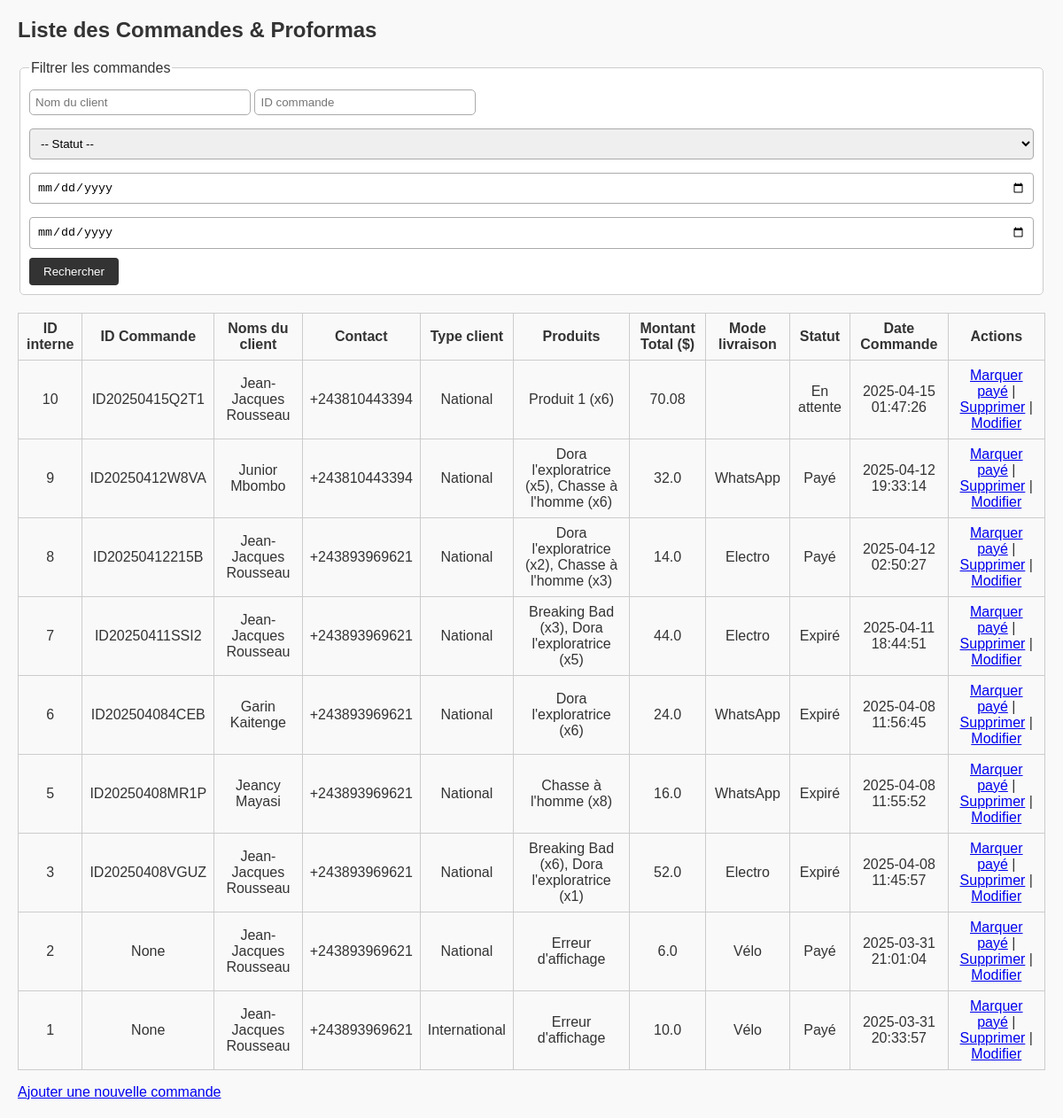
/commandes/liste, run on an earlier commit of the app's database.
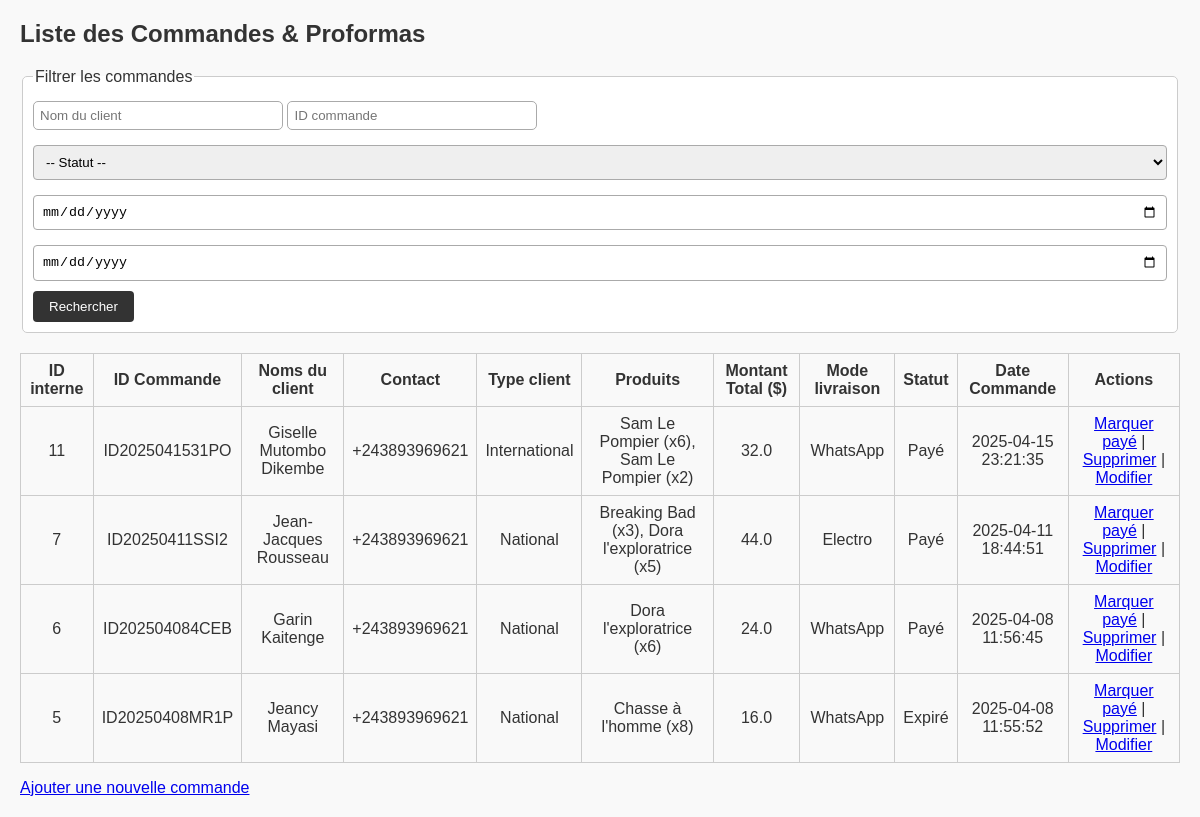
And on a later commit of the database.
### tables this page shows
CREATE TABLE proformas (
            id INTEGER PRIMARY KEY AUTOINCREMENT,
            nom_client TEXT,
            contact TEXT,
            type_client TEXT,
            produits TEXT,
            montant_total REAL,
            mode_livraison TEXT,
            frais_livraison REAL,
            observations TEXT,
            date_commande TEXT,
            date_generation TEXT,
            date_expiration TEXT,
            statut TEXT,
            chemin_fichier TEXT
        , id_commande TEXT);

### routes/commandes_routes.py (the view)
@commandes_bp.route("/liste")
def liste_commandes():
    conn = sqlite3.connect(DB_NAME)
    conn.row_factory = sqlite3.Row
    c = conn.cursor()
    now = datetime.now().strftime("%Y-%m-%d %H:%M:%S")
    c.execute("UPDATE proformas SET statut = 'Expiré' WHERE statut = 'En attente' AND date_expiration < ?", (now,))
    conn.commit()
    c.execute('''
        SELECT id, id_commande, nom_client, contact, type_client, produits,
               montant_total, mode_livraison, frais_livraison, observations,
               date_commande, date_generation, date_expiration, statut, chemin_fichier
        FROM proformas
        ORDER BY id DESC
    ''')
    commandes = c.fetchall()
    conn.close()
    commandes_formatees = []
    for commande in commandes:
        commande_dict = dict(commande)
        try:
            produits = json.loads(commande["produits"])
            commande_dict["produits_liste"] = produits
            commande_dict["produits"] = ", ".join([f"{p['titre']} (x{p['quantite']})" for p in produits])
        except Exception as e:
            commande_dict["produits_liste"] = []
            commande_dict["produits"] = "Erreur d'affichage"
        commandes_formatees.append(commande_dict)
    return render_template("commandes_liste.html", commandes=commandes_formatees)

### templates/commandes_liste.html (shortened to what this page needs)
<!DOCTYPE html>
<html lang="fr">
<head>
    <link rel="stylesheet" href="{{ url_for('static', filename='style.css') }}">
</head>
<body>
    <h2>Liste des Commandes & Proformas</h2>
    <form method="get" action="{{ url_for('commandes.rechercher_commandes') }}">
        <fieldset>
            <legend>Filtrer les commandes</legend>
            <input type="text" name="nom_client" placeholder="Nom du client" value="{{ request.args.get('nom_client', '') }}">
            <input type="text" name="id_commande" placeholder="ID commande" value="{{ request.args.get('id_commande', '') }}">
            <select name="statut">
                <option value="">-- Statut --</option>
            </select>
            <input type="date" name="date_debut" value="{{ request.args.get('date_debut', '') }}">
            <input type="date" name="date_fin" value="{{ request.args.get('date_fin', '') }}">
            <button type="submit">Rechercher</button>
        </fieldset>
    </form>
    <table border="1">
        <thead>
            <tr>
                <th>ID interne</th>
                <th>ID Commande</th>
                <th>Noms du client</th>
                <th>Contact</th>
                <th>Type client</th>
                <th>Produits</th>
                <th>Montant Total ($)</th>
                <th>Mode livraison</th>
                <th>Statut</th>
                <th>Date Commande</th>
                <th>Actions</th>
            </tr>
        </thead>
        <tbody>
            {% for row in commandes %}
                <tr>
                    <td>{{ row['id'] }}</td>
                    <td>{{ row['id_commande'] }}</td>
                    <td>{{ row['nom_client'] }}</td>
                    <td>{{ row['contact'] }}</td>
                    <td>{{ row['type_client'] }}</td>
                    <td>{{ row['produits'] }}</td>
                    <td>{{ row['montant_total'] }}</td>
                    <td>{{ row['mode_livraison'] }}</td>
                    <td>{{ row['statut'] }}</td>
                    <td>{{ row['date_commande'] }}</td>
                    <td>
<a href="{{ url_for('commandes.changer_statut', proforma_id=row['id'], nouveau_statut='Payé') }}">Marquer payé</a> |
<a href="{{ url_for('commandes.delete_commande', proforma_id=row['id']) }}">Supprimer</a> |
<a href="{{ url_for('commandes.modifier_commande', proforma_id=row['id']) }}">Modifier</a>
                    </td>
                </tr>
            {% endfor %}
        </tbody>
    </table>
    <p><a href="{{ url_for('commandes.nouvelle_commande') }}">Ajouter une nouvelle commande</a></p>
</body>
</html>

### static/style.css (style rules this page uses)
body { font-family: Arial, sans-serif; margin: 20px; background: #f9f9f9; color: #333; }
fieldset { border: 1px solid #ccc; padding: 10px; margin-bottom: 20px; background: #fff; border-radius: 5px; }
input, select, textarea { padding: 8px; margin-top: 5px; margin-bottom: 10px; width: 100%; box-sizing: border-box; border: 1px solid #aaa; border-radius: 4px; }
button { padding: 8px 16px; background: #333; color: #fff; border: none; border-radius: 4px; cursor: pointer; }
table { width: 100%; border-collapse: collapse; margin-top: 10px; }
th, td { border: 1px solid #ccc; padding: 8px; text-align: center; }
input[type="text"] { padding: 6px; width: 250px; border-radius: 5px; border: 1px solid #aaa; }

What changed in the data, as far as the page shows it:
removed proformas: id "10", id_commande "ID20250415Q2T1", nom_client "Jean-Jacques Rousseau", contact "+243810443394", type_client "National", produits "Produit 1 (x6)", montant_total "70.08", statut "En attente", date_commande "2025-04-15 01:47:26"
removed proformas: id "9", id_commande "ID20250412W8VA", nom_client "Junior Mbombo", contact "+243810443394", type_client "National", produits "Dora l'exploratrice (x5), Chasse à l'homme (x6)", montant_total "32.0", mode_livraison "WhatsApp", statut "Payé", date_commande "2025-04-12 19:33:14"
removed proformas: id "8", id_commande "ID20250412215B", nom_client "Jean-Jacques Rousseau", contact "+243893969621", type_client "National", produits "Dora l'exploratrice (x2), Chasse à l'homme (x3)", montant_total "14.0", mode_livraison "Electro", statut "Payé", date_commande "2025-04-12 02:50:27"
removed proformas: id "3", id_commande "ID20250408VGUZ", nom_client "Jean-Jacques Rousseau", contact "+243893969621", type_client "National", produits "Breaking Bad (x6), Dora l'exploratrice (x1)", montant_total "52.0", mode_livraison "Electro", statut "Expiré", date_commande "2025-04-08 11:45:57"
removed proformas: id "2", id_commande "None", nom_client "Jean-Jacques Rousseau", contact "+243893969621", type_client "National", produits "Erreur d'affichage", montant_total "6.0", mode_livraison "Vélo", statut "Payé", date_commande "2025-03-31 21:01:04"
removed proformas: id "1", id_commande "None", nom_client "Jean-Jacques Rousseau", contact "+243893969621", type_client "International", produits "Erreur d'affichage", montant_total "10.0", mode_livraison "Vélo", statut "Payé", date_commande "2025-03-31 20:33:57"
added proformas: id "11", id_commande "ID2025041531PO", nom_client "Giselle Mutombo Dikembe", contact "+243893969621", type_client "International", produits "Sam Le Pompier (x6), Sam Le Pompier (x2)", montant_total "32.0", mode_livraison "WhatsApp", statut "Payé", date_commande "2025-04-15 23:21:35"
changed proformas "ID20250411SSI2": statut "Expiré" → "Payé"
changed proformas "ID202504084CEB": statut "Expiré" → "Payé"
